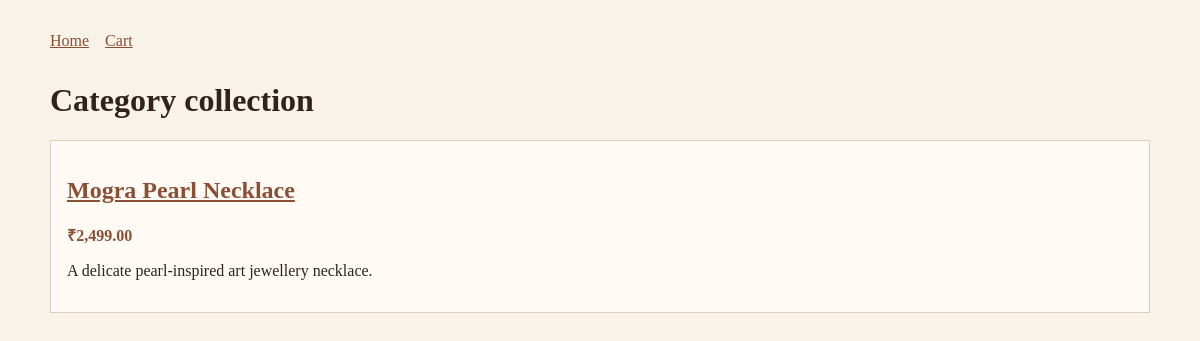
The app's page /Day3/category.php?slug=necklaces with its own data.
### tables this page shows
CREATE TABLE IF NOT EXISTS products (
    id BIGINT UNSIGNED AUTO_INCREMENT PRIMARY KEY,
    category_id BIGINT UNSIGNED NULL,
    name VARCHAR(180) NOT NULL,
    slug VARCHAR(200) NOT NULL UNIQUE,
    description TEXT NULL,
    price DECIMAL(10, 2) NOT NULL,
    stock_quantity INT UNSIGNED NOT NULL DEFAULT 0,
    image_path VARCHAR(255) NULL,
    is_active TINYINT(1) NOT NULL DEFAULT 1,
    created_at TIMESTAMP NOT NULL DEFAULT CURRENT_TIMESTAMP,
    updated_at TIMESTAMP NOT NULL DEFAULT CURRENT_TIMESTAMP ON UPDATE CURRENT_TIMESTAMP,
    CONSTRAINT fk_products_category FOREIGN KEY (category_id) REFERENCES categories(id) ON DELETE SET NULL
);

### Day3/catalog.php (called while the page is built, shortened)
<?php
function getProducts(PDO $database, ?string $categorySlug = null): array
{
    $sql = 'SELECT p.id, p.name, p.slug, p.description, p.price, p.stock_quantity, p.image_path, c.name AS category_name, c.slug AS category_slug
            FROM products p LEFT JOIN categories c ON c.id = p.category_id WHERE p.is_active = 1';
    $parameters = [];
    if ($categorySlug !== null && $categorySlug !== '') {
        $sql .= ' AND c.slug = :category_slug';
        $parameters['category_slug'] = $categorySlug;
    }
    $sql .= ' ORDER BY p.created_at DESC, p.name';
    $statement = $database->prepare($sql);
    $statement->execute($parameters);
    return $statement->fetchAll();
}

### Day3/category.php (the view, shortened to what this page needs)
<?php
require __DIR__ . '/bootstrap.php';
require __DIR__ . '/catalog.php';
$slug = trim((string) ($_GET['slug'] ?? ''));
$products = getProducts($database, $slug);
?>
<!doctype html><html lang="en"><head><meta charset="utf-8"><meta name="viewport" content="width=device-width,initial-scale=1"><title>Category | ShivKrupa</title><link rel="stylesheet" href="style.css"></head><body><nav><a href="index.php">Home</a><a href="../Day4/cart.php">Cart</a></nav><main><h1>Category collection</h1><div class="grid"><?php foreach ($products as $product): ?><article class="card"><a href="product.php?slug=<?= urlencode($product['slug']) ?>"><h2><?= htmlspecialchars($product['name'], ENT_QUOTES, 'UTF-8') ?></h2></a><p class="price">₹<?= number_format((float) $product['price'], 2) ?></p><p><?= htmlspecialchars((string) $product['description'], ENT_QUOTES, 'UTF-8') ?></p></article><?php endforeach; ?></div></main></body></html>

### Day3/style.css (style rules this page uses)
:root { font-family: Georgia, serif; color: #30231d; background: #f8f2e9; }
body { max-width: 1100px; margin: 0 auto; padding: 2rem; }
a { color: #8b4f35; }
nav { display: flex; gap: 1rem; flex-wrap: wrap; margin-bottom: 2rem; }
.grid { display: grid; grid-template-columns: repeat(auto-fit, minmax(220px, 1fr)); gap: 1rem; }
.card { background: #fffaf4; border: 1px solid #dfcdbd; padding: 1rem; }
.price { font-weight: bold; color: #8b4f35; }

### records on screen
products: name "Mogra Pearl Necklace", price "2,499.00", description "A delicate pearl-inspired art jewellery necklace."
